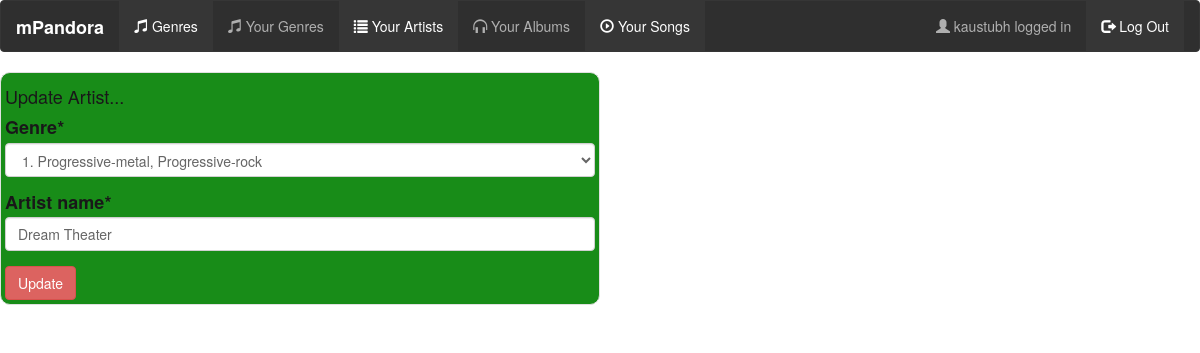
/mPandora/update_artist?id=1 (signed in), run on the app's committed database.
### musicApp/models.py (models this page shows, shortened)
class Artist(models.Model):
    genre = models.ForeignKey(Genre, on_delete=models.CASCADE)
    artist_name = models.CharField(max_length=200, unique=True)
    artist_added_by = models.CharField(max_length=50)

### musicApp/views.py (the view, shortened to what this page needs)
@login_required(login_url='login')
def artist_update(request):
    id = request.GET['id']
    data = Artist.objects.get(id=id)
    form = UpdateArtist(instance=data)
    return render(request, 'musicApp/update_artist_page.html', {'form': form})

### musicApp/forms.py
class UpdateArtist(forms.ModelForm):
    class Meta:
        model = Artist
        fields = ('genre', 'artist_name')

### musicApp/models.py (called while the page is built)
    def __str__(self):
        return str(self.id) + '. ' + self.artist_genre

### musicApp/templates/musicApp/update_artist_page.html (shortened to what this page needs)
{% extends "musicApp/layout.html" %}
{% block content %}
{% load crispy_forms_tags %}
<div class="row">
    <div class="col-xs-12 col-md-6 thumbnail" style="background-color: green; border-radius: 10px;">
        <h4 style="color: black">Update Artist...</h4>
        <form  action="" method="post" novalidate>{% csrf_token %}
            <h4 style="color: black">{{ form|crispy }}</h4>
            <input type="submit" value="Update" class="btn btn-danger">
        </form>
    </div>
</div>
{% endblock %}

### musicApp/templates/musicApp/layout.html (shortened to what this page needs)
<!DOCTYPE html>
<html lang="en">
<head>
    <link rel="stylesheet" href="https://maxcdn.bootstrapcdn.com/bootstrap/3.3.7/css/bootstrap.min.css">
    {% load static %}
</head>
<body class="img-responsive" style="background: url(http://www.gary3dfxtech.net/Kodi%20Backgrounds/Music/3d-music-hd-widescreen-desktop-wallpaper-34.jpeg);
                                    background-size: 100%; background-repeat: repeat; opacity: 0.9">
<div class="container-fluid" style="'Times New Roman', Times, serif;">
    <div class="row">
       <nav class="navbar navbar-inverse" style="background-color: black; opacity: 0.9">
        <div class="container-fluid">
            <div class="navbar-header">
                <a class="navbar-brand" href="{% url 'home' %}"><span style="color: white; font-weight: bold;">
                    mPandora
                </span></a>
            </div>
            <div class="collapse navbar-collapse" id="myNavbar">
                <ul class="nav navbar-nav">
                    <li class="active"><a href="{% url 'genre' %}"><span class="glyphicon glyphicon-music"></span> Genres</a></li>
                    {% if request.user.username %}
                    <li><a href="{% url 'user_genre' %}"><span class="glyphicon glyphicon-music"></span> Your Genres</a></li>
                    <li class="active"><a href="{% url 'user_artist' %}"><span class="glyphicon glyphicon glyphicon-list"></span> Your Artists</a></li>
                    <li><a href="{% url 'user_album' %}"><span class="glyphicon glyphicon glyphicon-headphones"></span> Your Albums</a></li>
                    <li class="active"><a href="{% url 'user_song' %}"><span class="glyphicon glyphicon glyphicon-play-circle"></span> Your Songs</a></li>
                    {% endif %}
                </ul>
                <ul class="nav navbar-nav navbar-right">
                    {% if request.user.username %}
                    <li style="text-transform: lowercase"><a href="#"><span class="glyphicon glyphicon-user"></span> {{ request.user.username }} logged in</a></li>
                    <li class="active"><a href="{% url 'logout' %}"><span class="glyphicon glyphicon-log-out"></span> Log Out</a></li>
                    {% else %}
                    <li><a href="{% url 'login' %}"><span class="glyphicon glyphicon-log-in"></span> Log In</a></li>
                    <li class="active"><a href="{% url 'signup' %}"><span class="glyphicon glyphicon-user"></span> Sign Up</a></li>
                    {% endif %}
                </ul>
            </div>
        </div>
       </nav>
    </div>
    {% block content %}
    {% endblock %}
</div>
</body>
</html>

### data on the page
Artist: genre "1. Progressive-metal, Progressive-rock", artist_name "Dream Theater"

### other printed values
{{ request.user.username }} "kaustubh"
